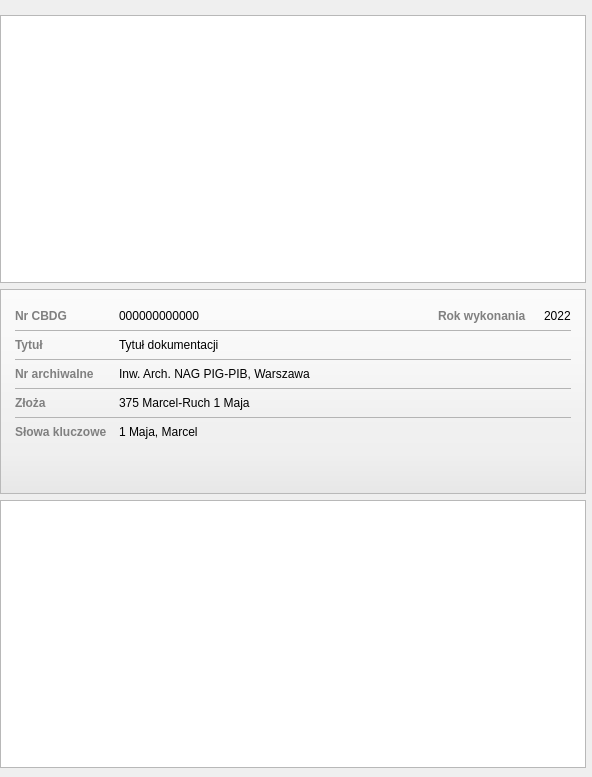
<?xml version="1.0" encoding="UTF-8"?>
<ui version="4.0">
 <class>NagArchMapDockWidgetBase</class>
 <widget class="QDockWidget" name="NagArchMapDockWidgetBase">
  <property name="geometry">
   <rect>
    <x>0</x>
    <y>0</y>
    <width>592</width>
    <height>777</height>
   </rect>
  </property>
  <property name="minimumSize">
   <size>
    <width>592</width>
    <height>649</height>
   </size>
  </property>
  <property name="windowTitle">
   <string>NAG_ArchMap</string>
  </property>
  <widget class="QWidget" name="dockWidgetContents">
   <layout class="QVBoxLayout" name="verticalLayout">
    <property name="leftMargin">
     <number>0</number>
    </property>
    <property name="topMargin">
     <number>9</number>
    </property>
    <property name="rightMargin">
     <number>6</number>
    </property>
    <property name="bottomMargin">
     <number>9</number>
    </property>
    <item>
     <widget class="QFrame" name="frm_search">
      <property name="sizePolicy">
       <sizepolicy hsizetype="Expanding" vsizetype="Minimum">
        <horstretch>0</horstretch>
        <verstretch>0</verstretch>
       </sizepolicy>
      </property>
      <property name="minimumSize">
       <size>
        <width>0</width>
        <height>0</height>
       </size>
      </property>
      <property name="frameShape">
       <enum>QFrame::NoFrame</enum>
      </property>
      <property name="frameShadow">
       <enum>QFrame::Raised</enum>
      </property>
      <layout class="QVBoxLayout" name="verticalLayout_3">
       <property name="spacing">
        <number>2</number>
       </property>
       <property name="leftMargin">
        <number>0</number>
       </property>
       <property name="topMargin">
        <number>0</number>
       </property>
       <property name="rightMargin">
        <number>0</number>
       </property>
       <property name="bottomMargin">
        <number>0</number>
       </property>
      </layout>
     </widget>
    </item>
    <item>
     <widget class="QTableView" name="tv_dok">
      <property name="focusPolicy">
       <enum>Qt::NoFocus</enum>
      </property>
      <property name="styleSheet">
       <string notr="true">QTableView::item
{
  padding: 10px;
}</string>
      </property>
      <property name="selectionMode">
       <enum>QAbstractItemView::SingleSelection</enum>
      </property>
      <property name="selectionBehavior">
       <enum>QAbstractItemView::SelectRows</enum>
      </property>
      <property name="showGrid">
       <bool>true</bool>
      </property>
      <property name="cornerButtonEnabled">
       <bool>false</bool>
      </property>
      <attribute name="horizontalHeaderStretchLastSection">
       <bool>false</bool>
      </attribute>
      <attribute name="verticalHeaderVisible">
       <bool>false</bool>
      </attribute>
      <attribute name="verticalHeaderStretchLastSection">
       <bool>false</bool>
      </attribute>
     </widget>
    </item>
    <item>
     <widget class="QStackedWidget" name="stacked_dok">
      <property name="sizePolicy">
       <sizepolicy hsizetype="Expanding" vsizetype="Fixed">
        <horstretch>0</horstretch>
        <verstretch>0</verstretch>
       </sizepolicy>
      </property>
      <property name="minimumSize">
       <size>
        <width>0</width>
        <height>205</height>
       </size>
      </property>
      <property name="styleSheet">
       <string notr="true">QStackedWidget {border: 1px solid rgb(185, 185, 185);
background-color: qlineargradient(x1: 0, y1: 0 x2: 0, y2: 1, stop:0 rgb(251, 251, 251), stop:0.2 rgb(249, 249, 249), stop:0.4 rgb(246, 246, 246), stop:0.6 rgb(241, 241, 241), stop:0.8 rgb(239, 239, 239), stop:1 rgb(231, 231, 231));}</string>
      </property>
      <property name="frameShape">
       <enum>QFrame::StyledPanel</enum>
      </property>
      <property name="frameShadow">
       <enum>QFrame::Sunken</enum>
      </property>
      <property name="currentIndex">
       <number>1</number>
      </property>
      <widget class="QWidget" name="page_0"/>
      <widget class="QWidget" name="page_1">
       <layout class="QVBoxLayout" name="verticalLayout_6">
        <item>
         <widget class="QFrame" name="frm_dok_details_1">
          <property name="styleSheet">
           <string notr="true"/>
          </property>
          <property name="frameShape">
           <enum>QFrame::NoFrame</enum>
          </property>
          <property name="frameShadow">
           <enum>QFrame::Plain</enum>
          </property>
          <layout class="QGridLayout" name="gridLayout">
           <property name="leftMargin">
            <number>5</number>
           </property>
           <property name="topMargin">
            <number>10</number>
           </property>
           <property name="rightMargin">
            <number>5</number>
           </property>
           <property name="bottomMargin">
            <number>10</number>
           </property>
           <property name="horizontalSpacing">
            <number>12</number>
           </property>
           <property name="verticalSpacing">
            <number>6</number>
           </property>
           <item row="8" column="0">
            <widget class="QLabel" name="l_tag_t">
             <property name="sizePolicy">
              <sizepolicy hsizetype="Fixed" vsizetype="Preferred">
               <horstretch>0</horstretch>
               <verstretch>0</verstretch>
              </sizepolicy>
             </property>
             <property name="minimumSize">
              <size>
               <width>85</width>
               <height>0</height>
              </size>
             </property>
             <property name="styleSheet">
              <string notr="true">font-weight: bold;
color: grey;</string>
             </property>
             <property name="text">
              <string>Słowa kluczowe</string>
             </property>
            </widget>
           </item>
           <item row="6" column="0">
            <widget class="QLabel" name="l_zloza_t">
             <property name="sizePolicy">
              <sizepolicy hsizetype="Fixed" vsizetype="Preferred">
               <horstretch>0</horstretch>
               <verstretch>0</verstretch>
              </sizepolicy>
             </property>
             <property name="minimumSize">
              <size>
               <width>85</width>
               <height>0</height>
              </size>
             </property>
             <property name="styleSheet">
              <string notr="true">font-weight: bold;
color: grey;</string>
             </property>
             <property name="text">
              <string>Złoża</string>
             </property>
            </widget>
           </item>
           <item row="1" column="0" colspan="4">
            <widget class="Line" name="line">
             <property name="styleSheet">
              <string notr="true">color: rgb(180, 180, 180);</string>
             </property>
             <property name="frameShadow">
              <enum>QFrame::Plain</enum>
             </property>
             <property name="orientation">
              <enum>Qt::Horizontal</enum>
             </property>
            </widget>
           </item>
           <item row="8" column="1" colspan="3">
            <widget class="QLabel" name="l_tag">
             <property name="text">
              <string>1 Maja, Marcel</string>
             </property>
            </widget>
           </item>
           <item row="4" column="0">
            <widget class="QLabel" name="l_nr_arch_t">
             <property name="sizePolicy">
              <sizepolicy hsizetype="Fixed" vsizetype="Preferred">
               <horstretch>0</horstretch>
               <verstretch>0</verstretch>
              </sizepolicy>
             </property>
             <property name="minimumSize">
              <size>
               <width>85</width>
               <height>0</height>
              </size>
             </property>
             <property name="styleSheet">
              <string notr="true">font-weight: bold;
color: grey;</string>
             </property>
             <property name="text">
              <string>Nr archiwalne</string>
             </property>
            </widget>
           </item>
           <item row="0" column="1">
            <widget class="QLabel" name="l_cbdgid">
             <property name="sizePolicy">
              <sizepolicy hsizetype="Expanding" vsizetype="Preferred">
               <horstretch>0</horstretch>
               <verstretch>0</verstretch>
              </sizepolicy>
             </property>
             <property name="text">
              <string>000000000000</string>
             </property>
            </widget>
           </item>
           <item row="0" column="2">
            <widget class="QLabel" name="l_dok_rok_t">
             <property name="sizePolicy">
              <sizepolicy hsizetype="Maximum" vsizetype="Preferred">
               <horstretch>0</horstretch>
               <verstretch>0</verstretch>
              </sizepolicy>
             </property>
             <property name="styleSheet">
              <string notr="true">font-weight: bold;
color: grey;</string>
             </property>
             <property name="text">
              <string>Rok wykonania  </string>
             </property>
            </widget>
           </item>
           <item row="0" column="3">
            <widget class="QLabel" name="l_dok_rok">
             <property name="sizePolicy">
              <sizepolicy hsizetype="Fixed" vsizetype="Preferred">
               <horstretch>0</horstretch>
               <verstretch>0</verstretch>
              </sizepolicy>
             </property>
             <property name="minimumSize">
              <size>
               <width>25</width>
               <height>0</height>
              </size>
             </property>
             <property name="text">
              <string>2022</string>
             </property>
            </widget>
           </item>
           <item row="0" column="0">
            <widget class="QLabel" name="l_cbdgid_t">
             <property name="sizePolicy">
              <sizepolicy hsizetype="Fixed" vsizetype="Preferred">
               <horstretch>0</horstretch>
               <verstretch>0</verstretch>
              </sizepolicy>
             </property>
             <property name="minimumSize">
              <size>
               <width>85</width>
               <height>0</height>
              </size>
             </property>
             <property name="styleSheet">
              <string notr="true">font-weight: bold;
color: grey;</string>
             </property>
             <property name="text">
              <string>Nr CBDG  </string>
             </property>
             <property name="margin">
              <number>0</number>
             </property>
            </widget>
           </item>
           <item row="4" column="1" colspan="3">
            <widget class="QLabel" name="l_nr_arch">
             <property name="sizePolicy">
              <sizepolicy hsizetype="Expanding" vsizetype="Preferred">
               <horstretch>0</horstretch>
               <verstretch>0</verstretch>
              </sizepolicy>
             </property>
             <property name="text">
              <string>Inw. Arch. NAG PIG-PIB, Warszawa</string>
             </property>
             <property name="wordWrap">
              <bool>true</bool>
             </property>
            </widget>
           </item>
           <item row="3" column="0" colspan="4">
            <widget class="Line" name="line_2">
             <property name="styleSheet">
              <string notr="true">color: rgb(180, 180, 180);</string>
             </property>
             <property name="frameShadow">
              <enum>QFrame::Plain</enum>
             </property>
             <property name="orientation">
              <enum>Qt::Horizontal</enum>
             </property>
            </widget>
           </item>
           <item row="2" column="0">
            <widget class="QLabel" name="l_tytul_t">
             <property name="sizePolicy">
              <sizepolicy hsizetype="Fixed" vsizetype="Preferred">
               <horstretch>0</horstretch>
               <verstretch>0</verstretch>
              </sizepolicy>
             </property>
             <property name="minimumSize">
              <size>
               <width>85</width>
               <height>0</height>
              </size>
             </property>
             <property name="styleSheet">
              <string notr="true">font-weight: bold;
color: grey;</string>
             </property>
             <property name="frameShape">
              <enum>QFrame::NoFrame</enum>
             </property>
             <property name="text">
              <string>Tytuł</string>
             </property>
            </widget>
           </item>
           <item row="2" column="1" colspan="3">
            <widget class="QLabel" name="l_tytul">
             <property name="sizePolicy">
              <sizepolicy hsizetype="Expanding" vsizetype="Preferred">
               <horstretch>0</horstretch>
               <verstretch>0</verstretch>
              </sizepolicy>
             </property>
             <property name="text">
              <string>Tytuł dokumentacji</string>
             </property>
             <property name="wordWrap">
              <bool>true</bool>
             </property>
            </widget>
           </item>
           <item row="7" column="0" colspan="4">
            <widget class="Line" name="line_4">
             <property name="styleSheet">
              <string notr="true">color: rgb(180, 180, 180);</string>
             </property>
             <property name="frameShadow">
              <enum>QFrame::Plain</enum>
             </property>
             <property name="orientation">
              <enum>Qt::Horizontal</enum>
             </property>
            </widget>
           </item>
           <item row="6" column="1" colspan="3">
            <widget class="QLabel" name="l_zloza">
             <property name="text">
              <string>375 Marcel-Ruch 1 Maja</string>
             </property>
             <property name="wordWrap">
              <bool>true</bool>
             </property>
            </widget>
           </item>
           <item row="5" column="0" colspan="4">
            <widget class="Line" name="line_3">
             <property name="styleSheet">
              <string notr="true">color: rgb(180, 180, 180);</string>
             </property>
             <property name="frameShadow">
              <enum>QFrame::Plain</enum>
             </property>
             <property name="orientation">
              <enum>Qt::Horizontal</enum>
             </property>
            </widget>
           </item>
           <item row="9" column="0" colspan="4">
            <spacer name="verticalSpacer_2">
             <property name="orientation">
              <enum>Qt::Vertical</enum>
             </property>
             <property name="sizeHint" stdset="0">
              <size>
               <width>1</width>
               <height>1</height>
              </size>
             </property>
            </spacer>
           </item>
          </layout>
         </widget>
        </item>
       </layout>
      </widget>
     </widget>
    </item>
    <item>
     <widget class="QTableView" name="tv_map">
      <property name="focusPolicy">
       <enum>Qt::NoFocus</enum>
      </property>
      <property name="styleSheet">
       <string notr="true">QTableView::item
{
  padding: 10px;
}</string>
      </property>
      <property name="selectionMode">
       <enum>QAbstractItemView::NoSelection</enum>
      </property>
      <property name="selectionBehavior">
       <enum>QAbstractItemView::SelectRows</enum>
      </property>
      <attribute name="verticalHeaderVisible">
       <bool>false</bool>
      </attribute>
     </widget>
    </item>
   </layout>
  </widget>
 </widget>
 <resources/>
 <connections/>
</ui>
